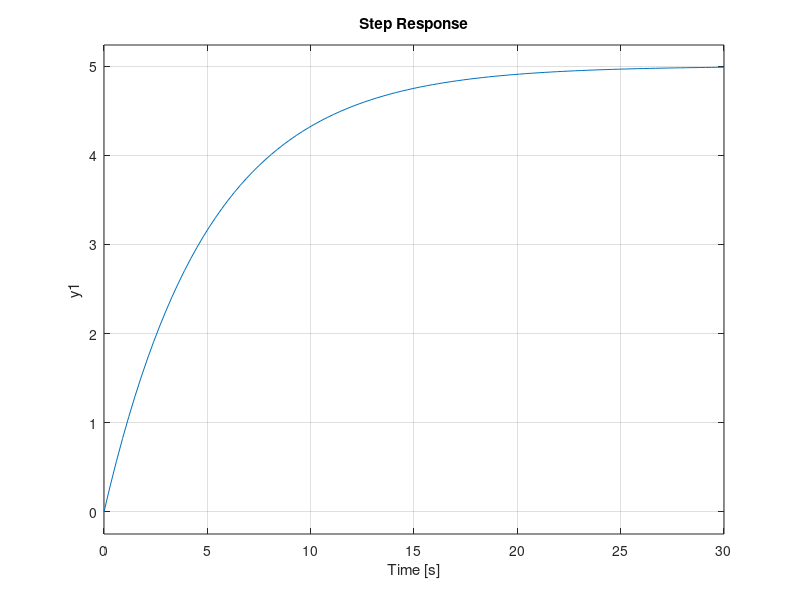

MATLAB code to generate this figure:

##Obtencion de funcion de transferencia de primer orden mediante su respuesta al escalón

pkg load control 
pkg load signal 
clear
clc 


Vfinal = input("\n Vfinal =  ");
printf("\n Tiempo en el que la curva alcanza el valor de %d (Si no hay info ingrese 0): ",(Vfinal*0.632)); %(5 Tau) 
T = input(''); 
if (T != 0)
  K = (1/T)*Vfinal; 
  G = tf(K,[1 1/T]) 
else 
  #OTRO FORMA ES SI NO SE TIENE EL TIEMPO y(t) = Vfinal (1 - e^(-t/T))
  printf("\n Valor conocido con su respectivo tiempo (y(t), t) \n"); 
  Y = input("\n Valor de y(t):  ");
  t = input(" \n Valor de t (seg):  ");
  T = (Y/Vfinal) / log(t); 
  K = (1/(-1*T))*Vfinal; 
  G = tf(K,[1 1/(-1*T)]) 
endif 



%Comprobacion 

step(G);
